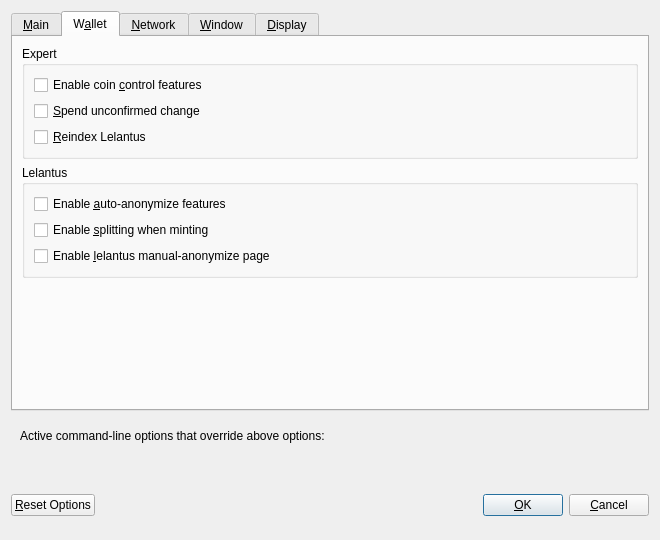
<?xml version="1.0" encoding="UTF-8"?>
<ui version="4.0">
 <class>OptionsDialog</class>
 <widget class="QDialog" name="OptionsDialog">
  <property name="geometry">
   <rect>
    <x>0</x>
    <y>0</y>
    <width>660</width>
    <height>540</height>
   </rect>
  </property>
  <property name="windowTitle">
   <string>Options</string>
  </property>
  <property name="modal">
   <bool>true</bool>
  </property>
  <layout class="QVBoxLayout" name="verticalLayout">
   <item>
    <widget class="QTabWidget" name="tabWidget">
     <property name="currentIndex">
      <number>1</number>
     </property>
     <widget class="QWidget" name="tabMain">
      <attribute name="title">
       <string>&amp;Main</string>
      </attribute>
      <layout class="QVBoxLayout" name="verticalLayout_Main">
       <item>
        <widget class="QCheckBox" name="bitcoinAtStartup">
         <property name="toolTip">
          <string>Automatically start %1 after logging in to the system.</string>
         </property>
         <property name="text">
          <string>&amp;Start %1 on system login</string>
         </property>
        </widget>
       </item>
       <item>
        <layout class="QHBoxLayout" name="horizontalLayout_2_Main">
         <item>
          <widget class="QLabel" name="databaseCacheLabel">
           <property name="text">
            <string>Size of &amp;database cache</string>
           </property>
           <property name="textFormat">
            <enum>Qt::PlainText</enum>
           </property>
           <property name="buddy">
            <cstring>databaseCache</cstring>
           </property>
          </widget>
         </item>
         <item>
          <widget class="QSpinBox" name="databaseCache"/>
         </item>
         <item>
          <widget class="QLabel" name="databaseCacheUnitLabel">
           <property name="text">
            <string>MB</string>
           </property>
           <property name="textFormat">
            <enum>Qt::PlainText</enum>
           </property>
          </widget>
         </item>
         <item>
          <spacer name="horizontalSpacer_2_Main">
           <property name="orientation">
            <enum>Qt::Horizontal</enum>
           </property>
           <property name="sizeHint" stdset="0">
            <size>
             <width>40</width>
             <height>20</height>
            </size>
           </property>
          </spacer>
         </item>
        </layout>
       </item>
       <item>
        <layout class="QHBoxLayout" name="horizontalLayout_3_Main">
         <item>
          <widget class="QLabel" name="threadsScriptVerifLabel">
           <property name="text">
            <string>Number of script &amp;verification threads</string>
           </property>
           <property name="textFormat">
            <enum>Qt::PlainText</enum>
           </property>
           <property name="buddy">
            <cstring>threadsScriptVerif</cstring>
           </property>
          </widget>
         </item>
         <item>
          <widget class="QSpinBox" name="threadsScriptVerif">
           <property name="toolTip">
            <string>(0 = auto, &lt;0 = leave that many cores free)</string>
           </property>
          </widget>
         </item>
         <item>
          <spacer name="horizontalSpacer_3_Main">
           <property name="orientation">
            <enum>Qt::Horizontal</enum>
           </property>
           <property name="sizeHint" stdset="0">
            <size>
             <width>40</width>
             <height>20</height>
            </size>
           </property>
          </spacer>
         </item>
        </layout>
       </item>
       <item>
        <spacer name="verticalSpacer_Main">
         <property name="orientation">
          <enum>Qt::Vertical</enum>
         </property>
         <property name="sizeHint" stdset="0">
          <size>
           <width>20</width>
           <height>40</height>
          </size>
         </property>
        </spacer>
       </item>
      </layout>
     </widget>
     <widget class="QWidget" name="tabWallet">
      <attribute name="title">
       <string>W&amp;allet</string>
      </attribute>
      <layout class="QVBoxLayout" name="verticalLayout_Wallet">
       <item>
        <widget class="QGroupBox" name="groupBox">
         <property name="title">
          <string>Expert</string>
         </property>
         <layout class="QVBoxLayout" name="verticalLayout_2">
          <item>
           <widget class="QCheckBox" name="coinControlFeatures">
            <property name="toolTip">
             <string>Whether to show coin control features or not.</string>
            </property>
            <property name="text">
             <string>Enable coin &amp;control features</string>
            </property>
           </widget>
          </item>
          <item>
           <widget class="QCheckBox" name="spendZeroConfChange">
            <property name="toolTip">
             <string>If you disable the spending of unconfirmed change, the change from a transaction cannot be used until that transaction has at least one confirmation. This also affects how your balance is computed.</string>
            </property>
            <property name="text">
             <string>&amp;Spend unconfirmed change</string>
            </property>
           </widget>
          </item>
          <item>
           <widget class="QCheckBox" name="reindexLelantus">
            <property name="toolTip">
             <string>Restore all Lelantus transactions following a reindex.</string>
            </property>
            <property name="text">
             <string>&amp;Reindex Lelantus</string>
            </property>
           </widget>
          </item>
         </layout>
        </widget>
       </item>
       <item>
        <widget class="QGroupBox" name="lelantusGroupBox">
         <property name="title">
          <string>Lelantus</string>
         </property>
         <layout class="QVBoxLayout" name="verticalLayout_3">
          <item>
           <widget class="QCheckBox" name="autoAnonymize">
            <property name="text">
             <string>Enable &amp;auto-anonymize features</string>
            </property>
           </widget>
          </item>
          <item>
           <widget class="QCheckBox" name="fSplit">
            <property name="text">
             <string>Enable &amp;splitting when minting</string>
            </property>
           </widget>
          </item>
          <item>
           <widget class="QCheckBox" name="lelantusPage">
            <property name="text">
             <string>Enable &amp;lelantus manual-anonymize page</string>
            </property>
           </widget>
          </item>
         </layout>
        </widget>
       </item>
       <item>
        <spacer name="verticalSpacer_Wallet">
         <property name="orientation">
          <enum>Qt::Vertical</enum>
         </property>
         <property name="sizeHint" stdset="0">
          <size>
           <width>20</width>
           <height>40</height>
          </size>
         </property>
        </spacer>
       </item>
      </layout>
     </widget>
     <widget class="QWidget" name="tabNetwork">
      <attribute name="title">
       <string>&amp;Network</string>
      </attribute>
      <layout class="QVBoxLayout" name="verticalLayout_Network">
       <item>
        <widget class="QCheckBox" name="mapPortUpnp">
         <property name="toolTip">
          <string>Automatically open the Firo client port on the router. This only works when your router supports UPnP and it is enabled.</string>
         </property>
         <property name="text">
          <string>Map port using &amp;UPnP</string>
         </property>
        </widget>
       </item>
       <item>
        <widget class="QCheckBox" name="allowIncoming">
         <property name="toolTip">
          <string>Accept connections from outside</string>
         </property>
         <property name="text">
          <string>Allow incoming connections</string>
         </property>
        </widget>
       </item>
       <item>
        <widget class="QCheckBox" name="connectSocks">
         <property name="toolTip">
          <string>Connect to the Firo network through a SOCKS5 proxy.</string>
         </property>
         <property name="text">
          <string>&amp;Connect through SOCKS5 proxy (default proxy):</string>
         </property>
        </widget>
       </item>
       <item>
        <layout class="QHBoxLayout" name="horizontalLayout_1_Network">
         <item>
          <widget class="QLabel" name="proxyIpLabel">
           <property name="text">
            <string>Proxy &amp;IP:</string>
           </property>
           <property name="textFormat">
            <enum>Qt::PlainText</enum>
           </property>
           <property name="buddy">
            <cstring>proxyIp</cstring>
           </property>
          </widget>
         </item>
         <item>
          <widget class="QValidatedLineEdit" name="proxyIp">
           <property name="minimumSize">
            <size>
             <width>140</width>
             <height>0</height>
            </size>
           </property>
           <property name="maximumSize">
            <size>
             <width>140</width>
             <height>16777215</height>
            </size>
           </property>
           <property name="toolTip">
            <string>IP address of the proxy (e.g. IPv4: 127.0.0.1 / IPv6: ::1)</string>
           </property>
          </widget>
         </item>
         <item>
          <widget class="QLabel" name="proxyPortLabel">
           <property name="text">
            <string>&amp;Port:</string>
           </property>
           <property name="textFormat">
            <enum>Qt::PlainText</enum>
           </property>
           <property name="buddy">
            <cstring>proxyPort</cstring>
           </property>
          </widget>
         </item>
         <item>
          <widget class="QLineEdit" name="proxyPort">
           <property name="minimumSize">
            <size>
             <width>55</width>
             <height>0</height>
            </size>
           </property>
           <property name="maximumSize">
            <size>
             <width>55</width>
             <height>16777215</height>
            </size>
           </property>
           <property name="toolTip">
            <string>Port of the proxy (e.g. 9050)</string>
           </property>
          </widget>
         </item>
         <item>
          <spacer name="horizontalSpacer_1_Network">
           <property name="orientation">
            <enum>Qt::Horizontal</enum>
           </property>
           <property name="sizeHint" stdset="0">
            <size>
             <width>40</width>
             <height>20</height>
            </size>
           </property>
          </spacer>
         </item>
        </layout>
       </item>
       <item>
        <layout class="QHBoxLayout" name="horizontalLayout_2_Network">
         <item>
          <widget class="QLabel" name="proxyActiveNets">
           <property name="text">
            <string>Used for reaching peers via:</string>
           </property>
           <property name="textFormat">
            <enum>Qt::PlainText</enum>
           </property>
          </widget>
         </item>
         <item>
          <widget class="QCheckBox" name="proxyReachIPv4">
           <property name="enabled">
            <bool>false</bool>
           </property>
           <property name="toolTip">
            <string>Shows, if the supplied default SOCKS5 proxy is used to reach peers via this network type.</string>
           </property>
           <property name="text">
            <string/>
           </property>
          </widget>
         </item>
         <item>
          <widget class="QLabel" name="proxyReachIPv4Label">
           <property name="text">
            <string>IPv4</string>
           </property>
           <property name="textFormat">
            <enum>Qt::PlainText</enum>
           </property>
          </widget>
         </item>
         <item>
          <widget class="QCheckBox" name="proxyReachIPv6">
           <property name="enabled">
            <bool>false</bool>
           </property>
           <property name="toolTip">
            <string>Shows, if the supplied default SOCKS5 proxy is used to reach peers via this network type.</string>
           </property>
           <property name="text">
            <string/>
           </property>
          </widget>
         </item>
         <item>
          <widget class="QLabel" name="proxyReachIPv6Label">
           <property name="text">
            <string>IPv6</string>
           </property>
           <property name="textFormat">
            <enum>Qt::PlainText</enum>
           </property>
          </widget>
         </item>
         <item>
          <widget class="QCheckBox" name="proxyReachTor">
           <property name="enabled">
            <bool>false</bool>
           </property>
           <property name="toolTip">
            <string>Shows, if the supplied default SOCKS5 proxy is used to reach peers via this network type.</string>
           </property>
           <property name="text">
            <string/>
           </property>
          </widget>
         </item>
         <item>
          <widget class="QLabel" name="proxyReachTorLabel">
           <property name="text">
            <string>Tor</string>
           </property>
           <property name="textFormat">
            <enum>Qt::PlainText</enum>
           </property>
          </widget>
         </item>
         <item>
          <spacer name="horizontalSpacer_2_Network">
           <property name="orientation">
            <enum>Qt::Horizontal</enum>
           </property>
           <property name="sizeHint" stdset="0">
            <size>
             <width>40</width>
             <height>20</height>
            </size>
           </property>
          </spacer>
         </item>
        </layout>
       </item>
       <item>
        <widget class="QCheckBox" name="connectSocksTor">
         <property name="toolTip">
          <string>Connect to the Firo network through a separate SOCKS5 proxy for Tor onion services.</string>
         </property>
         <property name="text">
          <string>Use separate SOCKS5 proxy to reach peers via Tor onion services:</string>
         </property>
        </widget>
       </item>
       <item>
        <layout class="QHBoxLayout" name="horizontalLayout_3_Network">
         <item>
          <widget class="QLabel" name="proxyIpTorLabel">
           <property name="text">
            <string>Proxy &amp;IP:</string>
           </property>
           <property name="textFormat">
            <enum>Qt::PlainText</enum>
           </property>
           <property name="buddy">
            <cstring>proxyIpTor</cstring>
           </property>
          </widget>
         </item>
         <item>
          <widget class="QValidatedLineEdit" name="proxyIpTor">
           <property name="minimumSize">
            <size>
             <width>140</width>
             <height>0</height>
            </size>
           </property>
           <property name="maximumSize">
            <size>
             <width>140</width>
             <height>16777215</height>
            </size>
           </property>
           <property name="toolTip">
            <string>IP address of the proxy (e.g. IPv4: 127.0.0.1 / IPv6: ::1)</string>
           </property>
          </widget>
         </item>
         <item>
          <widget class="QLabel" name="proxyPortTorLabel">
           <property name="text">
            <string>&amp;Port:</string>
           </property>
           <property name="textFormat">
            <enum>Qt::PlainText</enum>
           </property>
           <property name="buddy">
            <cstring>proxyPortTor</cstring>
           </property>
          </widget>
         </item>
         <item>
          <widget class="QLineEdit" name="proxyPortTor">
           <property name="minimumSize">
            <size>
             <width>55</width>
             <height>0</height>
            </size>
           </property>
           <property name="maximumSize">
            <size>
             <width>55</width>
             <height>16777215</height>
            </size>
           </property>
           <property name="toolTip">
            <string>Port of the proxy (e.g. 9050)</string>
           </property>
          </widget>
         </item>
         <item>
          <spacer name="horizontalSpacer_4_Network">
           <property name="orientation">
            <enum>Qt::Horizontal</enum>
           </property>
           <property name="sizeHint" stdset="0">
            <size>
             <width>40</width>
             <height>20</height>
            </size>
           </property>
          </spacer>
         </item>
        </layout>
       </item>
       <item>
        <spacer name="verticalSpacer_Network">
         <property name="orientation">
          <enum>Qt::Vertical</enum>
         </property>
         <property name="sizeHint" stdset="0">
          <size>
           <width>20</width>
           <height>40</height>
          </size>
         </property>
        </spacer>
       </item>
      </layout>
     </widget>
     <widget class="QWidget" name="tabWindow">
      <attribute name="title">
       <string>&amp;Window</string>
      </attribute>
      <layout class="QVBoxLayout" name="verticalLayout_Window">
       <item>
        <widget class="QCheckBox" name="hideTrayIcon">
         <property name="toolTip">
          <string>&amp;Hide the icon from the system tray.</string>
         </property>
         <property name="text">
          <string>Hide tray icon</string>
         </property>
        </widget>
       </item>
       <item>
        <widget class="QCheckBox" name="minimizeToTray">
         <property name="toolTip">
          <string>Show only a tray icon after minimizing the window.</string>
         </property>
         <property name="text">
          <string>&amp;Minimize to the tray instead of the taskbar</string>
         </property>
        </widget>
       </item>
       <item>
        <widget class="QCheckBox" name="minimizeOnClose">
         <property name="toolTip">
          <string>Minimize instead of exit the application when the window is closed. When this option is enabled, the application will be closed only after selecting Exit in the menu.</string>
         </property>
         <property name="text">
          <string>M&amp;inimize on close</string>
         </property>
        </widget>
       </item>
       <item>
        <spacer name="verticalSpacer_Window">
         <property name="orientation">
          <enum>Qt::Vertical</enum>
         </property>
         <property name="sizeHint" stdset="0">
          <size>
           <width>20</width>
           <height>40</height>
          </size>
         </property>
        </spacer>
       </item>
      </layout>
     </widget>
     <widget class="QWidget" name="tabDisplay">
      <attribute name="title">
       <string>&amp;Display</string>
      </attribute>
      <layout class="QVBoxLayout" name="verticalLayout_Display">
       <item>
        <layout class="QHBoxLayout" name="horizontalLayout_1_Display">
         <item>
          <widget class="QLabel" name="langLabel">
           <property name="text">
            <string>User Interface &amp;language:</string>
           </property>
           <property name="textFormat">
            <enum>Qt::PlainText</enum>
           </property>
           <property name="buddy">
            <cstring>lang</cstring>
           </property>
          </widget>
         </item>
         <item>
          <widget class="QValueComboBox" name="lang">
           <property name="toolTip">
            <string>The user interface language can be set here. This setting will take effect after restarting %1.</string>
           </property>
          </widget>
         </item>
        </layout>
       </item>
       <item>
        <layout class="QHBoxLayout" name="horizontalLayout_2_Display">
         <item>
          <widget class="QLabel" name="unitLabel">
           <property name="text">
            <string>&amp;Unit to show amounts in:</string>
           </property>
           <property name="textFormat">
            <enum>Qt::PlainText</enum>
           </property>
           <property name="buddy">
            <cstring>unit</cstring>
           </property>
          </widget>
         </item>
         <item>
          <widget class="QValueComboBox" name="unit">
           <property name="toolTip">
            <string>Choose the default subdivision unit to show in the interface and when sending coins.</string>
           </property>
          </widget>
         </item>
        </layout>
       </item>
       <item>
        <layout class="QHBoxLayout" name="horizontalLayout_3_Display">
         <item>
          <widget class="QLabel" name="thirdPartyTxUrlsLabel">
           <property name="toolTip">
            <string>Third party URLs (e.g. a block explorer) that appear in the transactions tab as context menu items. %s in the URL is replaced by transaction hash. Multiple URLs are separated by vertical bar |.</string>
           </property>
           <property name="text">
            <string>Third party transaction URLs</string>
           </property>
           <property name="buddy">
            <cstring>thirdPartyTxUrls</cstring>
           </property>
          </widget>
         </item>
         <item>
          <widget class="QLineEdit" name="thirdPartyTxUrls">
           <property name="toolTip">
            <string>Third party URLs (e.g. a block explorer) that appear in the transactions tab as context menu items. %s in the URL is replaced by transaction hash. Multiple URLs are separated by vertical bar |.</string>
           </property>
          </widget>
         </item>
        </layout>
       </item>
       <item>
        <spacer name="verticalSpacer_Display">
         <property name="orientation">
          <enum>Qt::Vertical</enum>
         </property>
         <property name="sizeHint" stdset="0">
          <size>
           <width>20</width>
           <height>40</height>
          </size>
         </property>
        </spacer>
       </item>
      </layout>
     </widget>
    </widget>
   </item>
   <item>
    <widget class="QFrame" name="frame">
     <layout class="QVBoxLayout" name="verticalLayout_Bottom">
      <item>
       <layout class="QHBoxLayout" name="horizontalLayout_Bottom">
        <item>
         <widget class="QLabel" name="overriddenByCommandLineInfoLabel">
          <property name="text">
           <string>Active command-line options that override above options:</string>
          </property>
          <property name="textFormat">
           <enum>Qt::PlainText</enum>
          </property>
         </widget>
        </item>
        <item>
         <spacer name="horizontalSpacer_Bottom">
          <property name="orientation">
           <enum>Qt::Horizontal</enum>
          </property>
          <property name="sizeHint" stdset="0">
           <size>
            <width>40</width>
            <height>20</height>
           </size>
          </property>
         </spacer>
        </item>
       </layout>
      </item>
      <item>
       <widget class="QLabel" name="overriddenByCommandLineLabel">
        <property name="text">
         <string/>
        </property>
        <property name="textFormat">
         <enum>Qt::PlainText</enum>
        </property>
        <property name="wordWrap">
         <bool>true</bool>
        </property>
       </widget>
      </item>
     </layout>
    </widget>
   </item>
   <item>
    <layout class="QHBoxLayout" name="horizontalLayout_Buttons">
     <item>
      <widget class="QPushButton" name="resetButton">
       <property name="toolTip">
        <string>Reset all client options to default.</string>
       </property>
       <property name="text">
        <string>&amp;Reset Options</string>
       </property>
       <property name="autoDefault">
        <bool>false</bool>
       </property>
      </widget>
     </item>
     <item>
      <spacer name="horizontalSpacer_1">
       <property name="orientation">
        <enum>Qt::Horizontal</enum>
       </property>
       <property name="sizeHint" stdset="0">
        <size>
         <width>40</width>
         <height>48</height>
        </size>
       </property>
      </spacer>
     </item>
     <item>
      <widget class="QLabel" name="statusLabel">
       <property name="minimumSize">
        <size>
         <width>200</width>
         <height>0</height>
        </size>
       </property>
       <property name="font">
        <font>
         <weight>75</weight>
         <bold>true</bold>
        </font>
       </property>
       <property name="text">
        <string/>
       </property>
       <property name="textFormat">
        <enum>Qt::PlainText</enum>
       </property>
       <property name="wordWrap">
        <bool>true</bool>
       </property>
      </widget>
     </item>
     <item>
      <spacer name="horizontalSpacer_2">
       <property name="orientation">
        <enum>Qt::Horizontal</enum>
       </property>
       <property name="sizeHint" stdset="0">
        <size>
         <width>40</width>
         <height>48</height>
        </size>
       </property>
      </spacer>
     </item>
     <item>
      <widget class="QPushButton" name="okButton">
       <property name="text">
        <string>&amp;OK</string>
       </property>
       <property name="autoDefault">
        <bool>false</bool>
       </property>
       <property name="default">
        <bool>true</bool>
       </property>
      </widget>
     </item>
     <item>
      <widget class="QPushButton" name="cancelButton">
       <property name="text">
        <string>&amp;Cancel</string>
       </property>
       <property name="autoDefault">
        <bool>false</bool>
       </property>
      </widget>
     </item>
    </layout>
   </item>
  </layout>
 </widget>
 <customwidgets>
  <customwidget>
   <class>QValidatedLineEdit</class>
   <extends>QLineEdit</extends>
   <header>qvalidatedlineedit.h</header>
  </customwidget>
  <customwidget>
   <class>QValueComboBox</class>
   <extends>QComboBox</extends>
   <header>qvaluecombobox.h</header>
  </customwidget>
 </customwidgets>
 <resources/>
 <connections/>
</ui>
